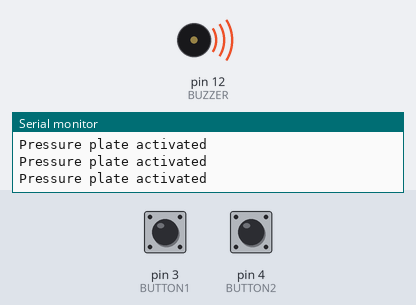
The sketch below on a simulated Arduino Uno, built with avr-gcc and run on an emulated ATmega328P. Shown: buzzer (waves = sounding), the last lines printed to the serial monitor. The test bench sets the inputs (shaded band); at power-on: pin 4 (BUTTON2) LOW, pin 3 (BUTTON1) HIGH.

Above: at 1.8 s.
1.9 s: pin 4 (BUTTON2) pulled HIGH for 0.6 s
At 2.25 s:
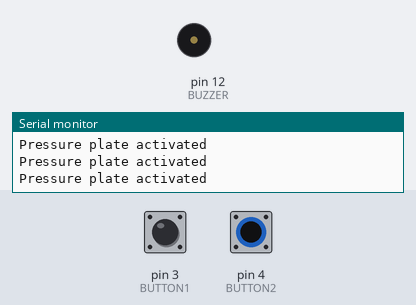
4.0 s: pin 4 (BUTTON2) pulled HIGH for 3.2 s
At 7.7 s:
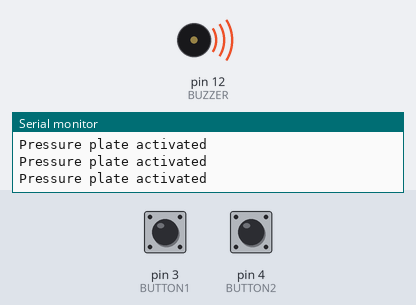
Timing chart, 0 to 9.2 s (numbered marks = the images above; inputs shaded):
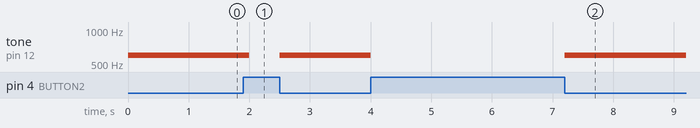

Measured:
- after the input at 1.9 s, tone on pin 12 (BUZZER): 600 Hz → silent after 0.10 s, → 600 Hz 0.50 s later
- after the input at 4.0 s, tone on pin 12 (BUZZER): 600 Hz → silent at once, → 600 Hz 3.2 s later

The sketch:

Button_Buzzer_check.ino
```cpp
/*
 * Check for button and buzzer
 */


#define BUTTON1 3
#define BUTTON2 4
#define BUZZER 12

void setup() {
 Serial.begin(9600);
 //Button 1
 pinMode(BUTTON1,INPUT);
 //Button 2
 pinMode(BUTTON2,INPUT);
 //Buzzer
 pinMode(BUZZER, OUTPUT);
 noTone(BUZZER);
}

void loop() {
  if((digitalRead(BUTTON1) == LOW)||(digitalRead(BUTTON2) == LOW)){
    Serial.println("Pressure plate activated");
    tone(BUZZER, 600);
    delay(500);

  }else{
    noTone(BUZZER);
  }

}
```
